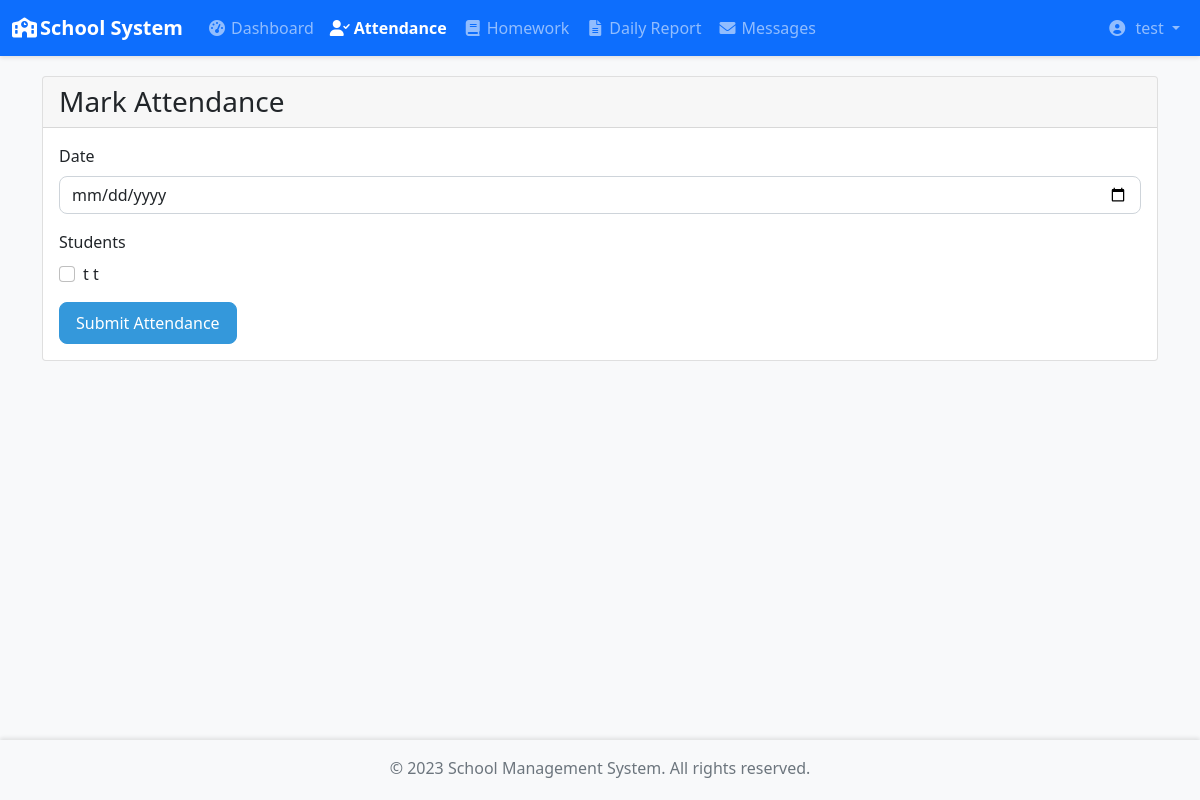
The app's page /teacher/attendance (signed in) with its own data.
### app/models/user.py (models this page shows, shortened)
class User(UserMixin, db.Model):
    id = db.Column(db.Integer, primary_key=True)
    username = db.Column(db.String(64), unique=True, nullable=False)
    email = db.Column(db.String(120), unique=True, nullable=False)
    password_hash = db.Column(db.String(128))
    role = db.Column(db.String(20), nullable=False)  # 'admin', 'teacher', 'student'
    created_at = db.Column(db.DateTime, default=datetime.utcnow)
    is_active = db.Column(db.Boolean, default=True)
    first_name = db.Column(db.String(64))
    last_name = db.Column(db.String(64))

### app/blueprints/teacher.py (the view)
@teacher.route('/teacher/attendance', methods=['GET', 'POST'])
@login_required
@teacher_required
def attendance():
    if request.method == 'POST':
        date = request.form.get('date')
        students = request.form.getlist('students')
        flash('Attendance marked successfully!', 'success')
        return redirect(url_for('teacher.attendance'))
    students = User.query.filter_by(role='student').all()
    return render_template('teacher/attendance.html', students=students)

### app/__init__.py (called while the page is built)
def create_app():
    app = Flask(__name__)
    app.config.from_object(Config)
    db.init_app(app)
    login_manager.init_app(app)
    migrate.init_app(app, db)
    login_manager.login_view = 'auth.login'
    login_manager.login_message_category = 'info'
    from app.models.user import User
    @login_manager.user_loader
    def load_user(user_id):
        return User.query.get(int(user_id))
    from app.blueprints.auth import auth
    from app.blueprints.admin import admin
    from app.blueprints.teacher import teacher
    from app.blueprints.student import student
    app.register_blueprint(auth)
    app.register_blueprint(admin)
    app.register_blueprint(teacher)
    app.register_blueprint(student)
    @app.route('/')
    def index():
        return redirect(url_for('auth.login'))
    return app

### app/blueprints/teacher.py (called while the page is built)
def teacher_required(f):
    @wraps(f)
    def decorated_function(*args, **kwargs):
        if not current_user.is_authenticated or current_user.role != 'teacher':
            flash('You need to be a teacher to access this page.', 'danger')
            return redirect(url_for('auth.login'))
        return f(*args, **kwargs)
    return decorated_function

### app/templates/teacher/attendance.html
{% extends "base.html" %}
{% block content %}
<div class="container">
    <div class="card">
        <div class="card-header">
            <h3 class="mb-0">Mark Attendance</h3>
        </div>
        <div class="card-body">
            <form method="POST">
                <div class="mb-3">
                    <label class="form-label">Date</label>
                    <input type="date" class="form-control" name="date" required>
                </div>
                <div class="mb-3">
                    <label class="form-label">Students</label>
                    {% for student in students %}
                    <div class="form-check">
                        <input class="form-check-input" type="checkbox" name="students" value="{{ student.id }}" id="student{{ student.id }}">
                        <label class="form-check-label" for="student{{ student.id }}">
                            {{ student.first_name }} {{ student.last_name }}
                        </label>
                    </div>
                    {% endfor %}
                </div>
                <button type="submit" class="btn btn-primary">Submit Attendance</button>
            </form>
        </div>
    </div>
</div>
{% endblock %}

### app/templates/base.html (shortened to what this page needs)
<!DOCTYPE html>
<html lang="en">
<head>
    <link href="https://cdn.jsdelivr.net/npm/bootstrap@5.1.3/dist/css/bootstrap.min.css" rel="stylesheet">
    <link rel="stylesheet" href="https://cdnjs.cloudflare.com/ajax/libs/font-awesome/6.0.0/css/all.min.css">
    <link rel="stylesheet" href="{{ url_for('static', filename='css/base.css') }}">
    {% if current_user.is_authenticated %}
        {% if current_user.role == 'admin' %}
            <link rel="stylesheet" href="{{ url_for('static', filename='css/admin.css') }}">
        {% elif current_user.role == 'teacher' %}
            <link rel="stylesheet" href="{{ url_for('static', filename='css/teacher.css') }}">
        {% elif current_user.role == 'student' %}
            <link rel="stylesheet" href="{{ url_for('static', filename='css/student.css') }}">
        {% endif %}
    {% endif %}
</head>
<body>
    <nav class="navbar navbar-expand-lg navbar-dark bg-primary fixed-top">
        <div class="container-fluid">
            <a class="navbar-brand" href="#">
                <i class="fas fa-school me-2"></i>School System
            </a>
            <div class="collapse navbar-collapse" id="navbarNav">
                {% if current_user.is_authenticated %}
                    {% if current_user.role == 'admin' %}
                        <ul class="navbar-nav me-auto">
                            <li class="nav-item">
                                <a class="nav-link {% if request.endpoint == 'admin.dashboard' %}active{% endif %}"
                                   href="{{ url_for('admin.dashboard') }}">
                                    <i class="fas fa-tachometer-alt me-1"></i>Dashboard
                                </a>
                            </li>
                            <li class="nav-item">
                                <a class="nav-link {% if request.endpoint == 'admin.reports' %}active{% endif %}"
                                   href="{{ url_for('admin.view_reports') }}">
                                    <i class="fas fa-file-alt me-1"></i>Reports
                                </a>
                            </li>
                            <li class="nav-item">
                                <a class="nav-link {% if request.endpoint == 'admin.assignments' %}active{% endif %}"
                                   href="{{ url_for('admin.assignments') }}">
                                    <i class="fas fa-tasks me-1"></i>Assignments
                                </a>
                            </li>
                            <li class="nav-item">
                                <a class="nav-link {% if request.endpoint == 'admin.messages' %}active{% endif %}"
                                   href="{{ url_for('admin.messages') }}">
                                    <i class="fas fa-envelope me-1"></i>Messages
                                </a>
                            <li class="nav-item">
                               <a class="nav-link {% if request.endpoint == 'admin.view_attendance' %}active{% endif %}"
                               href="{{ url_for('admin.view_attendance') }}">
                                <i class="fas fa-user-check me-1"></i>Attendance
                                </a>
                            </li>
                                </li>
                        </ul>
                    {% elif current_user.role == 'teacher' %}
                        <ul class="navbar-nav me-auto">
                            <li class="nav-item">
                                <a class="nav-link {% if request.endpoint == 'teacher.dashboard' %}active{% endif %}"
                                   href="{{ url_for('teacher.dashboard') }}">
                                    <i class="fas fa-tachometer-alt me-1"></i>Dashboard
                                </a>
                            </li>
                            <li class="nav-item">
                                <a class="nav-link {% if request.endpoint == 'teacher.attendance' %}active{% endif %}"
                                   href="{{ url_for('teacher.attendance') }}">
                                    <i class="fas fa-user-check me-1"></i>Attendance
                                </a>
                            </li>
                            <li class="nav-item">
                                <a class="nav-link {% if request.endpoint == 'teacher.homework' %}active{% endif %}"
                                   href="{{ url_for('teacher.homework') }}">
                                    <i class="fas fa-book me-1"></i>Homework
                                </a>
                            </li>
                            <li class="nav-item">
                                <a class="nav-link {% if request.endpoint == 'teacher.daily_report' %}active{% endif %}"
                                   href="{{ url_for('teacher.daily_report') }}">
                                    <i class="fas fa-file-alt me-1"></i>Daily Report
                                </a>
                            </li>
                            <li class="nav-item">
                                <a class="nav-link {% if request.endpoint == 'teacher.messages' %}active{% endif %}"
                                   href="{{ url_for('teacher.messages') }}">
                                    <i class="fas fa-envelope me-1"></i>Messages
                                </a>
                            </li>
                        </ul>
                    {% endif %}
                    <ul class="navbar-nav ms-auto">
                        <li class="nav-item dropdown">
                            <a class="nav-link dropdown-toggle" href="#" id="navbarDropdown"
                               data-bs-toggle="dropdown">
                                <i class="fas fa-user-circle me-1"></i>
                                {{ current_user.first_name }}
                            </a>
                        </li>
                    </ul>
                {% endif %}
            </div>
        </div>
    </nav>
    <main class="content-wrapper">
        {% block content %}{% endblock %}
    </main>
    <footer class="footer mt-auto py-3 bg-light">
        <div class="container text-center">
            <span class="text-muted">© 2023 School Management System. All rights reserved.</span>
        </div>
    </footer>
</body>
</html>

### app/static/css/base.css (style rules this page uses)
:root { --navbar-height: 56px; --footer-height: 60px; }
body { min-height: 100vh; display: flex; flex-direction: column; padding-top: var(--navbar-height); }
.content-wrapper { flex: 1; padding: 20px; background-color: #f8f9fa; }
.navbar { box-shadow: 0 2px 4px rgba(0,0,0,0.1); }
.navbar-brand { font-weight: 600; }
.nav-link { padding: 0.5rem 1rem; transition: color 0.2s; }
.nav-link.active { font-weight: 600; }
.footer { box-shadow: 0 -2px 4px rgba(0,0,0,0.1); height: var(--footer-height); }
.fas { width: 20px; text-align: center; }

### app/static/css/teacher.css (style rules this page uses)
.form-control { border-radius: 8px; }
.btn { border-radius: 8px; padding: 8px 16px; }
.btn-primary { background-color: #3498db; border-color: #3498db; }

### records on screen
User: first_name "test"
User: first_name "t", last_name "t"
